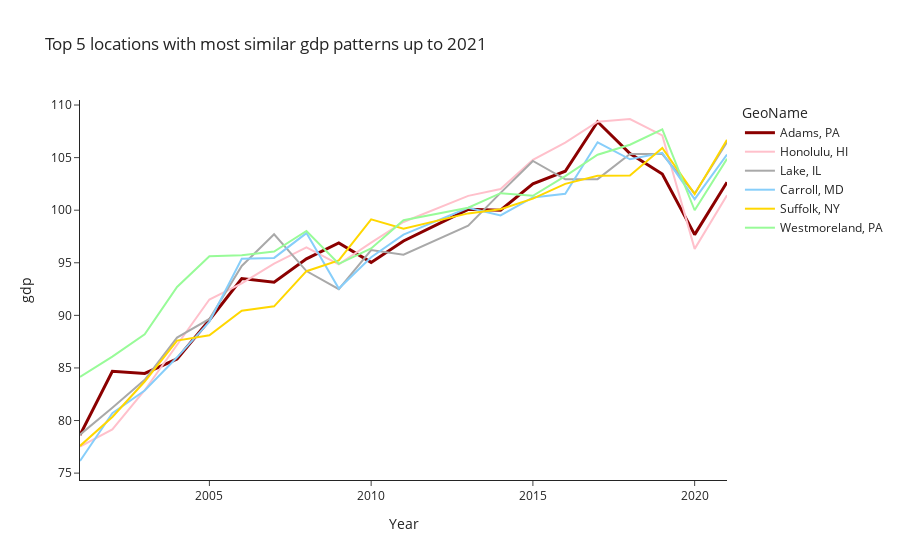

Notebook source saved alongside this figure:
### Code cell
# you can plot the few top ranked cities:
f.plot_kins()

### Figure 1 — Plotly figure (JSON) as saved in the notebook; plotly's stock layout.template omitted (floating-point values rounded to 4 significant figures)
{"data": [{"line": {"color": "darkred", "width": 3}, "mode": "lines", "name": "Adams, PA", "text": "Adams, PA", "textposition": "top right", "type": "scatter", "x": [2001, 2002, 2003, 2004, 2005, 2006, 2007, 2008, 2009, 2010, 2011, 2013, 2014, 2015, 2016, 2017, 2018, 2019, 2020, 2021], "y": [78.62, 84.69, 84.47, 85.86, 89.56, 93.51, 93.15, 95.38, 96.89, 95.04, 97.07, 100.1, 100.0, 102.5, 103.7, 108.4, 105.4, 103.4, 97.68, 102.7]}, {"line": {"color": "#FFC0CB"}, "mode": "lines", "name": "Honolulu, HI", "text": "Honolulu, HI", "textposition": "top right", "type": "scatter", "x": [2001, 2002, 2003, 2004, 2005, 2006, 2007, 2008, 2009, 2010, 2011, 2013, 2014, 2015, 2016, 2017, 2018, 2019, 2020, 2021], "y": [77.52, 79.16, 82.88, 87.19, 91.51, 93.04, 94.93, 96.47, 94.85, 96.92, 98.88, 101.4, 102.0, 104.8, 106.4, 108.4, 108.7, 107.1, 96.32, 101.4]}, {"line": {"color": "#A9A9A9"}, "mode": "lines", "name": "Lake, IL", "text": "Lake, IL", "textposition": "top right", "type": "scatter", "x": [2001, 2002, 2003, 2004, 2005, 2006, 2007, 2008, 2009, 2010, 2011, 2013, 2014, 2015, 2016, 2017, 2018, 2019, 2020, 2021], "y": [78.66, 81.22, 83.88, 87.88, 89.66, 94.69, 97.71, 94.21, 92.5, 96.2, 95.77, 98.52, 101.7, 104.7, 102.9, 103.0, 105.3, 105.3, 101.6, 106.5]}, {"line": {"color": "#87CEFA"}, "mode": "lines", "name": "Carroll, MD", "text": "Carroll, MD", "textposition": "top right", "type": "scatter", "x": [2001, 2002, 2003, 2004, 2005, 2006, 2007, 2008, 2009, 2010, 2011, 2013, 2014, 2015, 2016, 2017, 2018, 2019, 2020, 2021], "y": [76.15, 80.7, 82.85, 86.01, 89.4, 95.38, 95.46, 97.82, 92.55, 95.52, 97.68, 100.2, 99.51, 101.2, 101.6, 106.5, 104.8, 105.5, 101.0, 105.3]}, {"line": {"color": "#FFD700"}, "mode": "lines", "name": "Suffolk, NY", "text": "Suffolk, NY", "textposition": "top right", "type": "scatter", "x": [2001, 2002, 2003, 2004, 2005, 2006, 2007, 2008, 2009, 2010, 2011, 2013, 2014, 2015, 2016, 2017, 2018, 2019, 2020, 2021], "y": [77.58, 80.34, 83.71, 87.6, 88.11, 90.44, 90.86, 94.2, 95.22, 99.13, 98.24, 99.7, 100.1, 101.1, 102.5, 103.3, 103.3, 105.9, 101.5, 106.7]}, {"line": {"color": "#98FB98"}, "mode": "lines", "name": "Westmoreland, PA", "text": "Westmoreland, PA", "textposition": "top right", "type": "scatter", "x": [2001, 2002, 2003, 2004, 2005, 2006, 2007, 2008, 2009, 2010, 2011, 2013, 2014, 2015, 2016, 2017, 2018, 2019, 2020, 2021], "y": [84.15, 86.08, 88.19, 92.7, 95.62, 95.72, 96.06, 98.02, 94.91, 96.36, 99.05, 100.2, 101.6, 101.4, 103.2, 105.3, 106.2, 107.7, 100.0, 104.9]}], "layout": {"legend": {"title": {"text": "GeoName"}}, "title": {"text": "Top 5 locations with most similar gdp patterns up to 2021"}, "xaxis": {"title": {"text": "Year"}}, "yaxis": {"title": {"text": "gdp"}}}}
